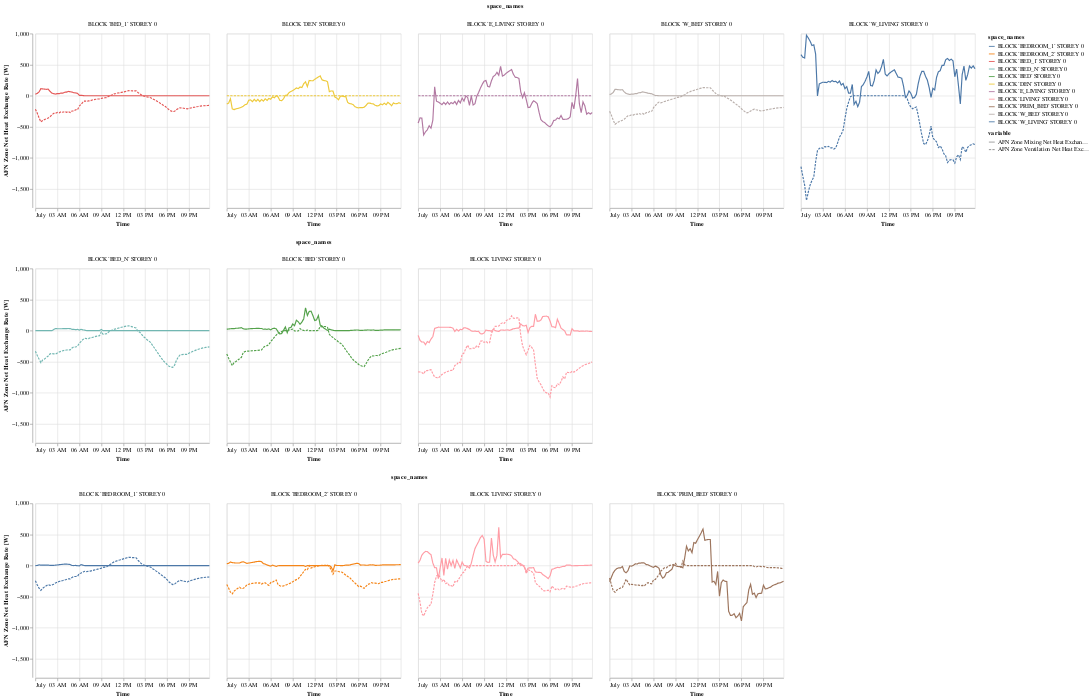

Notebook source saved alongside this figure:
### Code cell
(c1 & c2 &c3).resolve_scale(y="shared")

### Figure 1 — Vega-Lite specification as saved in the notebook (floating-point values rounded to 4 significant figures; data arrays with more than 128 entries replaced by an {"elided": "..."} marker saying what was removed)
{"config": {"view": {"continuousWidth": 300, "continuousHeight": 300}}, "vconcat": [{"data": {"name": "data-017f2b51e22b2ed19252262b398f88a9"}, "facet": {"column": {"field": "space_names", "type": "nominal"}}, "spec": {"mark": {"type": "line"}, "encoding": {"color": {"field": "space_names", "type": "nominal"}, "strokeDash": {"field": "variable", "type": "nominal"}, "x": {"field": "datetimes", "sort": "ascending", "title": "Time", "type": "temporal"}, "y": {"field": "value", "title": "AFN Zone Net Heat Exchange Rate [W]", "type": "quantitative"}}}}, {"data": {"name": "data-0a07e1683fa7886a8ec7f4c93b1e1630"}, "facet": {"column": {"field": "space_names", "type": "nominal"}}, "spec": {"mark": {"type": "line"}, "encoding": {"color": {"field": "space_names", "type": "nominal"}, "strokeDash": {"field": "variable", "type": "nominal"}, "x": {"field": "datetimes", "sort": "ascending", "title": "Time", "type": "temporal"}, "y": {"field": "value", "title": "AFN Zone Net Heat Exchange Rate [W]", "type": "quantitative"}}}}, {"data": {"name": "data-70b714625ab32ab2b424e9c0d8b063d8"}, "facet": {"column": {"field": "space_names", "type": "nominal"}}, "spec": {"mark": {"type": "line"}, "encoding": {"color": {"field": "space_names", "type": "nominal"}, "strokeDash": {"field": "variable", "type": "nominal"}, "x": {"field": "datetimes", "sort": "ascending", "title": "Time", "type": "temporal"}, "y": {"field": "value", "title": "AFN Zone Net Heat Exchange Rate [W]", "type": "quantitative"}}}}], "resolve": {"scale": {"y": "shared"}}, "$schema": "https://vega.github.io/schema/vega-lite/v5.20.1.json", "datasets": {"data-017f2b51e22b2ed19252262b398f88a9": {"elided": "960 records"}, "data-0a07e1683fa7886a8ec7f4c93b1e1630": {"elided": "576 records"}, "data-70b714625ab32ab2b424e9c0d8b063d8": {"elided": "768 records"}}}
